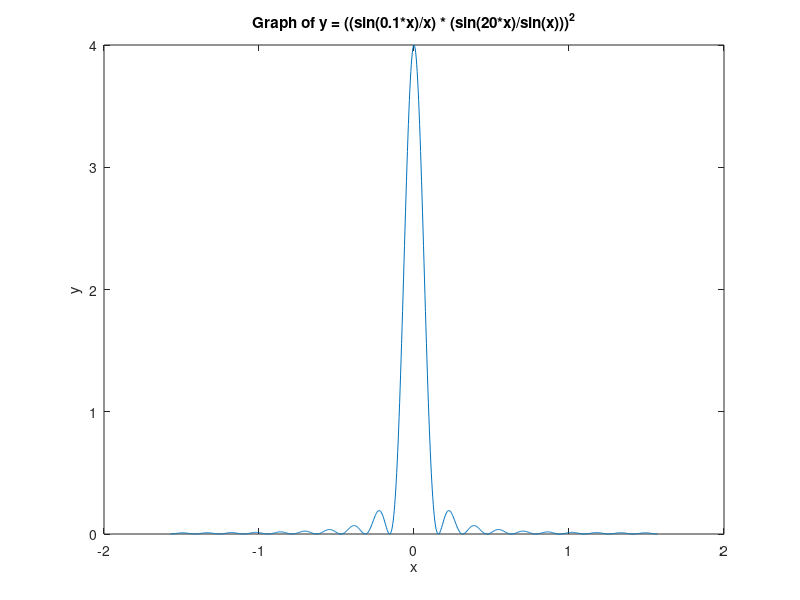

The MATLAB script that drew this image:
x = linspace(-pi/2, pi/2, 1000);

y = ((sin(0.1*x)./x) .* (sin(20*x)./sin(x))).^2;

plot(x, y);

xlabel('x');
ylabel('y');
title('Graph of y = ((sin(0.1*x)/x) * (sin(20*x)/sin(x)))^2');
